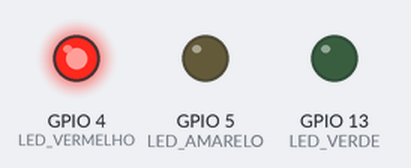
Bench run of a sketch on a simulated ESP32. Shown: output pins drawn as LEDs (lit = HIGH). What the sketch prints to the serial monitor is not drawn.

Above: at 2.5 s.
At 9.5 s:
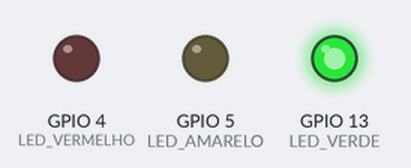
At 13.0 s:
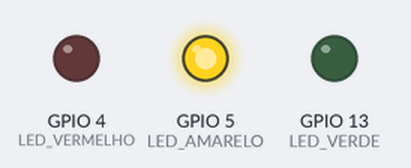
Timing chart, 0 to 18.2 s (numbered marks = the images above):
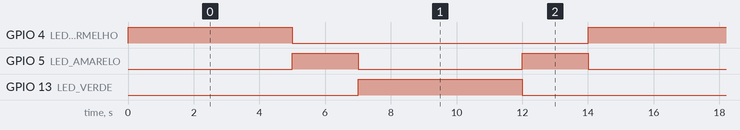

The sketch:

semaforo.ino
```cpp
/*
 * Projeto: Semáforo com 3 LEDs
 * Livro: ESP32 Descomplicado — Capítulo 4
 * Autor: Felipe Tavares
 * Descrição: Simula um semáforo real com LED vermelho, amarelo e verde,
 *            usando variáveis para controlar os tempos de cada fase.
 * Hardware: ESP32 DevKit v1 + 3 LEDs + 3 resistores 220Ω + protoboard
 *           LED vermelho → GPIO4
 *           LED amarelo  → GPIO5
 *           LED verde    → GPIO13
 * Testado em: Arduino IDE 2.x, pacote ESP32 by Espressif Systems
 * Wokwi: montar conforme descrito no capítulo
 *
 * Se você usar este projeto em publicações, vídeos ou repositórios,
 * mantenha este cabeçalho com a atribuição ao autor.
 */

// Pinos de cada LED — #define para não ocupar memória RAM
#define LED_VERMELHO 4
#define LED_AMARELO  5
#define LED_VERDE    13

// Tempos de cada fase do semáforo em milissegundos.
// Centralizar aqui facilita ajustar sem precisar caçar os valores no código.
#define TEMPO_VERMELHO 5000  // 5 segundos parado
#define TEMPO_AMARELO  2000  // 2 segundos de atenção
#define TEMPO_VERDE    5000  // 5 segundos passando

void setup() {
  // Configura os três pinos como saída
  pinMode(LED_VERMELHO, OUTPUT);
  pinMode(LED_AMARELO,  OUTPUT);
  pinMode(LED_VERDE,    OUTPUT);

  // Garante que todos começam apagados
  digitalWrite(LED_VERMELHO, LOW);
  digitalWrite(LED_AMARELO,  LOW);
  digitalWrite(LED_VERDE,    LOW);

  Serial.begin(115200);
  Serial.println("Semáforo iniciado!");
}

void loop() {
  // --- Fase vermelha: sinal fechado ---
  // Acende só o vermelho, apaga os outros
  digitalWrite(LED_VERMELHO, HIGH);
  digitalWrite(LED_AMARELO,  LOW);
  digitalWrite(LED_VERDE,    LOW);
  Serial.println("VERMELHO — sinal fechado");
  delay(TEMPO_VERMELHO);

  // --- Fase amarela: atenção, vai fechar ---
  // Apaga vermelho, acende amarelo
  digitalWrite(LED_VERMELHO, LOW);
  digitalWrite(LED_AMARELO,  HIGH);
  digitalWrite(LED_VERDE,    LOW);
  Serial.println("AMARELO — atenção");
  delay(TEMPO_AMARELO);

  // --- Fase verde: sinal aberto ---
  // Apaga amarelo, acende verde
  digitalWrite(LED_VERMELHO, LOW);
  digitalWrite(LED_AMARELO,  LOW);
  digitalWrite(LED_VERDE,    HIGH);
  Serial.println("VERDE — sinal aberto");
  delay(TEMPO_VERDE);

  // --- Fase amarela novamente: vai fechar ---
  // O semáforo real volta pelo amarelo antes de fechar
  digitalWrite(LED_VERMELHO, LOW);
  digitalWrite(LED_AMARELO,  HIGH);
  digitalWrite(LED_VERDE,    LOW);
  Serial.println("AMARELO — fechando...");
  delay(TEMPO_AMARELO);

  // Após esse delay, o loop reinicia e volta para o vermelho
}
```

Measured:
- by itself, GPIO 4 (LED_VERMELHO), GPIO 13 (LED_VERDE): alternates HIGH for 5.0 s and LOW for 9.0 s
- by itself, GPIO 5 (LED_AMARELO): alternates HIGH for 2.0 s and LOW for 5.0 s
- by itself, everything shown: repeats every 14.0 s, in 4 steps
